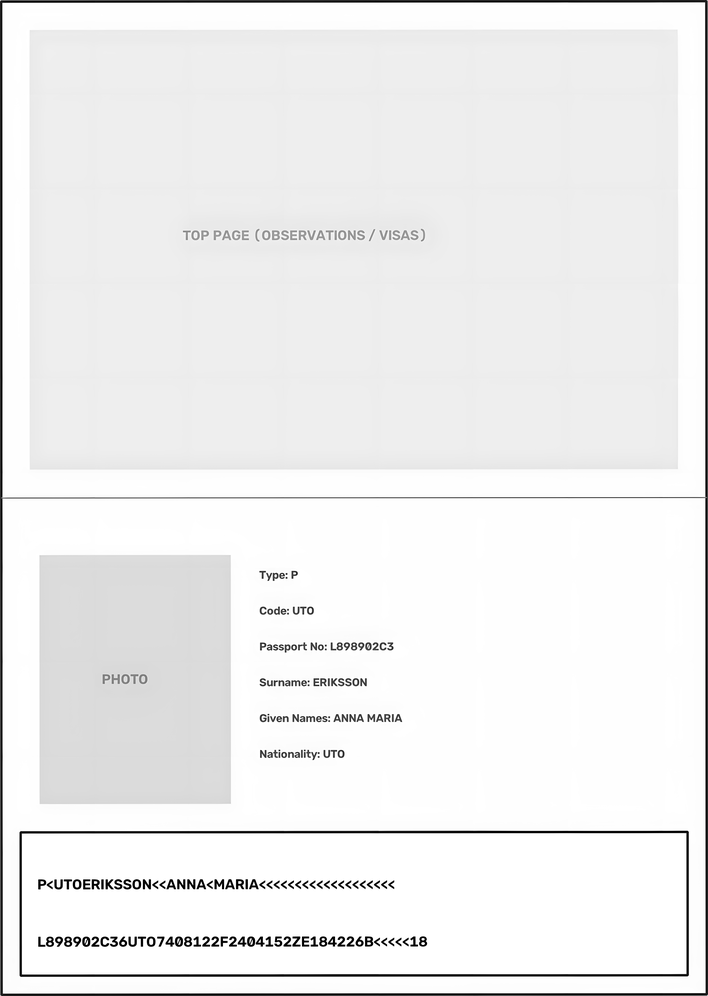
#> input picture image.png, 708 x 996 px, shrunk from 5924 x 8336 before the run, found by its file name
$ python preprocessor.py   (older library calls are emulated)
#> lines starting #> are read from the running program, lines starting #| are printed output that depends on the picture; after the words box and inside, x2 and y2 are one past the last pixel; in counts of white or black regions, pixels touching at a corner belong together
import cv2
import numpy as np
import re

import os

# Aspect ratio definitions (ICAO Doc 9303 Part 7)
VISA_MRVB_RATIO = 105.0 / 74.0   # ≈ 1.4189 (MRV-B / TD2 equivalent)
VISA_MRVA_RATIO = 125.0 / 88.0   # ≈ 1.4205 (MRV-A / TD3 equivalent)

os.environ["TESSDATA_PREFIX"] = "ml_engine/tessdata"

class InvalidVisaImage(Exception):
    pass

class NoContourFound(Exception):
    pass

class InvalidImage(Exception):
    pass

class unknownShape(Exception):
    pass

config_mrz = (
    '--tessdata-dir "ml_engine/tessdata" '
    "-l mrz --oem 1 --psm 6 "
    "-c tessedit_char_whitelist=ABCDEFGHIJKLMNOPQRSTUVWXYZ0123456789< "
    "-c preserve_interword_spaces=0"
)

def order_points(pts):
    """
    Orders 4 points in the exact order: top-left, top-right, bottom-right, bottom-left.
    Expects an array of shape (4, 2).
    """
    rect = np.zeros((4, 2), dtype="float32")

    # Top-left point has the smallest sum, bottom-right has the largest sum
    s = pts.sum(axis=1)
    rect[0] = pts[np.argmin(s)]
    rect[2] = pts[np.argmax(s)]

    # Top-right point has the smallest difference, bottom-left has the largest difference
    diff = np.diff(pts, axis=1)
    rect[1] = pts[np.argmin(diff)]
    rect[3] = pts[np.argmax(diff)]

    return rect

def perspective_transform(image, contour):
    """
    Applies a top-down birds-eye view transformation given a 4-point contour.
    """
    # Reshape the contour to a (4, 2) array of coordinates
    pts = contour.reshape(4, 2)
    rect = order_points(pts)
    (tl, tr, br, bl) = rect

    # Compute the width of the new image
    widthA = np.sqrt(((br[0] - bl[0]) ** 2) + ((br[1] - bl[1]) ** 2))
    widthB = np.sqrt(((tr[0] - tl[0]) ** 2) + ((tr[1] - tl[1]) ** 2))
    maxWidth = max(int(widthA), int(widthB))

    # Compute the height of the new image
    heightA = np.sqrt(((tr[0] - br[0]) ** 2) + ((tr[1] - br[1]) ** 2))
    heightB = np.sqrt(((tl[0] - bl[0]) ** 2) + ((tl[1] - bl[1]) ** 2))
    maxHeight = max(int(heightA), int(heightB))

    # Define the destination points for the top-down view
    dst = np.array([
        [0, 0],
        [maxWidth - 1, 0],
        [maxWidth - 1, maxHeight - 1],
        [0, maxHeight - 1]
    ], dtype="float32")

    # Compute the perspective transform matrix and warp the image
    M = cv2.getPerspectiveTransform(rect, dst)
    return cv2.warpPerspective(image, M, (maxWidth, maxHeight))

def correct_orientation(img) :

    if len(img.shape) < 2:
        raise unknownShape("img array has less than 2 dimensions")

    h , w = img.shape[:2]

    if w > h:
        print("[+] Image is horizontal, rotating it 90 degrees clockwise")
        return correct_orientation(cv2.rotate(img , cv2.ROTATE_90_CLOCKWISE))

    top_strip = img[: int(h*0.20), :]
    bot_strip = img[int(h*0.80) : , :]

    top_energy = np.mean(np.abs(cv2.Sobel(top_strip , cv2.CV_32F , 1 , 0 , ksize=3)))
    bot_energy = np.mean(np.abs(cv2.Sobel(bot_strip , cv2.CV_32F, 1 , 0 , ksize =3)))

    if top_energy > bot_energy:
        print("[+] Image is upside down rotating it one 180 degree ")

        return cv2.rotate(img , cv2.ROTATE_180)

    return img


def detect_document_contour(
    img: np.ndarray,
    target_aspect_ratio: float = 1.475,
    min_area_ratio: float = 0.10
):
    """
    Detects and returns the single best-matching 4-point document contour from an in-memory image.

    Contours are prioritized by bounding area and matched against the target aspect ratio
    (defaulting to ISO/IEC 7810 ID-1 ~ 1.585).

    Returns:
        np.ndarray of shape (4, 2) containing ordered corner points, or None if not found.
    """

    if img is None or not isinstance(img, np.ndarray):
        raise ValueError("Input 'img' must be a valid numpy array.")


    h_img, w_img = img.shape[:2]
    total_area = h_img * w_img
    min_area = total_area * min_area_ratio

    # Handle grayscale or multi-channel arrays
    if len(img.shape) == 2:
        gray = img
    elif img.shape[2] == 4:
        gray = cv2.cvtColor(img, cv2.COLOR_BGRA2GRAY)
    else:
        gray = cv2.cvtColor(img, cv2.COLOR_BGR2GRAY)

    blurred = cv2.GaussianBlur(gray, (5, 5), 0)
    edged = cv2.Canny(blurred, 50, 150)

    kernel = cv2.getStructuringElement(cv2.MORPH_RECT, (3, 3))
    dilated = cv2.dilate(edged, kernel, iterations=1)

    contours, _ = cv2.findContours(dilated, cv2.RETR_EXTERNAL, cv2.CHAIN_APPROX_SIMPLE)

    # Sort contours by area in descending order and filter out minor background noise
    valid_candidates = []
    sorted_contours = sorted(contours, key=cv2.contourArea, reverse=True)

    for c in sorted_contours:
        area = cv2.contourArea(c)
        if area < min_area:
            break  # Subsequent contours will be even smaller

        peri = cv2.arcLength(c, closed=True)
        approx = cv2.approxPolyDP(c, 0.02 * peri, closed=True)

        if len(approx) == 4 and cv2.isContourConvex(approx):
            pts = approx.reshape(4, 2)
            rect = cv2.minAreaRect(pts)
            (_, _), (width, height), _ = rect

            if width == 0 or height == 0:
                continue

            aspect_ratio = max(width,height)/min(height,width)
            ar_diff = abs(aspect_ratio - target_aspect_ratio)
            # Weight score favoring bottom most , high area and low aspect ratio deviation
            valid_candidates.append({
                "contour": pts,
                "center_y" : np.mean(pts[: ,1]),
                "area": area,
                "ar_diff": ar_diff
            })

    if not valid_candidates:
        raise NoContourFound("Did not find a valid countour")

    # Primary sort: lowest aspect ratio deviation; Secondary: highest area
    valid_candidates.sort(key=lambda x: (x["ar_diff"], -x["center_y"],-x["area"]))

    return gray , valid_candidates[0]["contour"]

# [15 lines left out: function preprocess_mrz, not called in this run]


def mrz_roi(img: np.ndarray, r_id: int):
    """Extracts the bottom ~16% of the opened passport document,

    skipping the outer borders to isolate the text lines.
    """
    h_img, w_img = img.shape[:2]

    # For an opened passport (1476x2079), the MRZ zone starts at ~84% height
    # We inset by 60px horizontally and vertically to clear any bounding box borders
    y_start = int(h_img * 0.84)
    y_end = int(h_img * 0.98)
    x_start = int(w_img * 0.04)
    x_end = int(w_img * 0.96)

    return img[y_start:y_end, x_start:x_end]

def photo_roi(img: np.ndarray) -> np.ndarray:
    """Extracts the holder's portrait photo from an opened passport booklet.

    Assumes an upright, perspective-rectified opened passport (H > W).
    """
    h_img, w_img = img.shape[:2]

    # In an opened booklet (top: visa/observations, bottom: biodata):
    # - Vertical span: sits between the booklet midpoint (~54%) and just above the MRZ (~84%)
    # - Horizontal span: anchored on the left margin (~5% to ~38% of width)
    y_start = int(h_img * 0.54)
    y_end = int(h_img * 0.84)
    x_start = int(w_img * 0.05)
    x_end = int(w_img * 0.38)

    return img[y_start:y_end, x_start:x_end]

# [136 lines left out: functions detect_visa_contour, correct_visa_orientation, visa_mrz_roi, visa_photo_roi, extract_visa_rois, not called in this run]


def preprocess_passport(img, r_id : int):

    if img is None:

        raise InvalidImage("Image given is not a valid image")

    grey_img = None

    print("[+] Detecting Contour")
    grey_img , contour =  detect_document_contour(img)
    print("[+] Performing prespective transform")
    img = perspective_transform(image = img , contour = contour)

    roi_image = photo_roi(img=img)

    print("[+] Correcting Orientation")

    grey_img = correct_orientation(grey_img)

    mrz = mrz_roi(grey_img , r_id)

    print("[+] Completed")

    return roi_image , mrz

# [24 lines left out: function preprocess_visa, not called in this run]

if __name__ == "__main__":

    img = cv2.imread("image.png")
#> img is the input picture: shape (996, 708, 3); min 0, max 255, mean 238.7

    final_img , _ = preprocess_passport(img = img, r_id = 0)
#> in detect_document_contour, `edged = cv2.Canny(blurred, 50, 150)`:
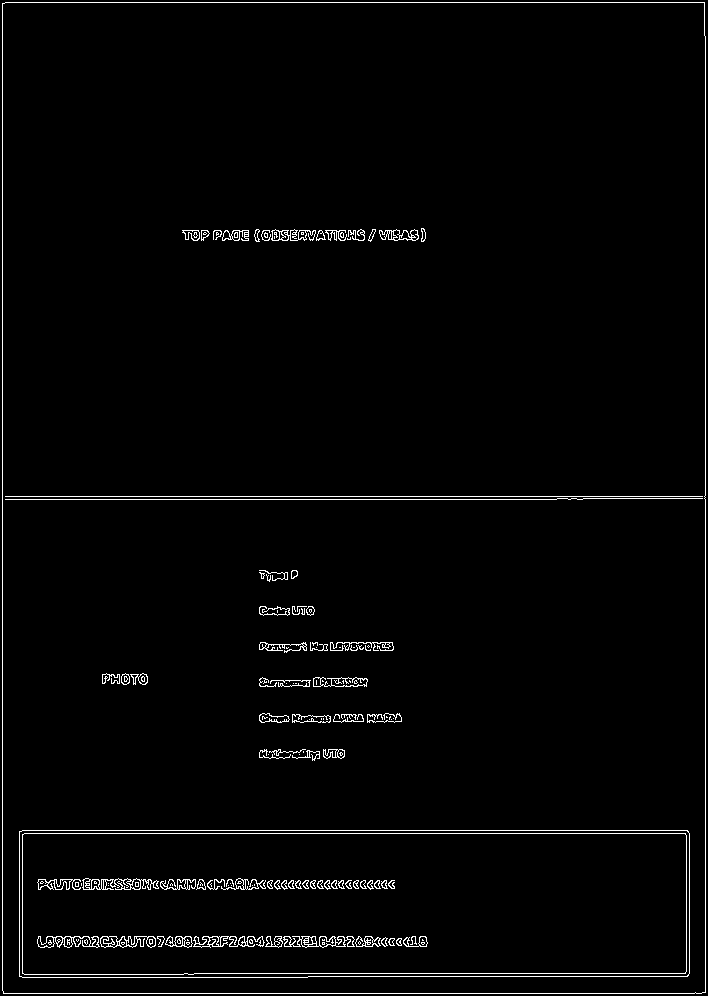
#> edged: shape (996, 708); 2.1% white in thin lines or dots
#> in detect_document_contour, `dilated = cv2.dilate(edged, kernel, iterations=1)`:
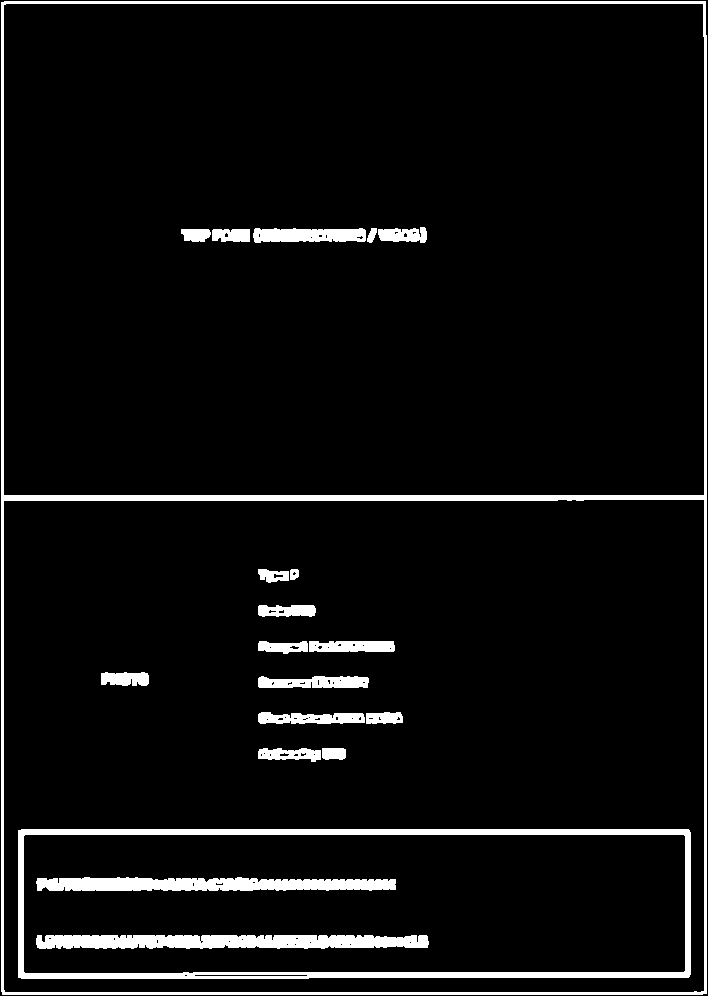
#> dilated: shape (996, 708); 6% white; 20 white regions
#> in detect_document_contour, `contours, _ = cv2.findContours(dilated, cv2.RETR_EXTERNAL, cv2.CHAIN_A..`: contours = 1 contour; box (x1, y1, x2, y2) and area: (1, 1, 707, 995) 700023
#> in detect_document_contour, `sorted_contours = sorted(contours, key=cv2.contourArea, reverse=True)`: sorted_contours has the same summary as contours
#> the loop in detect_document_contour, `for c in sorted_contours:` made 1 pass
#> (area, peri, pts, rect, width, height, aspect_ratio, ar_diff) on pass 1: (700023, 3393.7, [[1, 2], [2, 994], [706, 993], [705, 1]], ((353.5, 497.5), (704, 992.3), -0.0578), 704, 992.3, 1.41, 0.0655)
#> after the loop in detect_document_contour, `for c in sorted_contours:`: valid_candidates = 1 item
#> in preprocess_passport, `grey_img , contour =  detect_document_contour(img)`: contour = [[1, 2], [2, 994], [706, 993], [705, 1]]
#> in order_points, `rect = np.zeros((4, 2), dtype="float32")`: rect = [[0, 0], [0, 0], [0, 0], [0, 0]]
#> in order_points, `s = pts.sum(axis=1)`: s = [3, 996, 1699, 706]
#> in order_points, `diff = np.diff(pts, axis=1)`: diff = [1, 992, 287, -704]
#> in perspective_transform, `rect = order_points(pts)`: rect = [[1, 2], [705, 1], [706, 993], [2, 994]]
#> in perspective_transform, `(tl, tr, br, bl) = rect`: tl = [1, 2]; tr = [705, 1]; br = [706, 993]; bl = [2, 994]
#> in perspective_transform, `widthA = np.sqrt(((br[0] - bl[0]) ** 2) + ((br[1] - bl[1]) ** 2))`: widthA = 704
#> in perspective_transform, `heightA = np.sqrt(((tr[0] - br[0]) ** 2) + ((tr[1] - br[1]) ** 2))`: heightA = 992
#> in perspective_transform, `dst = np.array([ [0, 0], [maxWidth - 1, 0], [maxWidth - 1, maxHeight -..`: dst = [[0, 0], [703, 0], [703, 991], [0, 991]]
#> in perspective_transform, `M = cv2.getPerspectiveTransform(rect, dst)`: M = [[0.999, -0.00101, -0.997], [0.00142, 0.999, -2], [7.03e-20, -4.16e-20, 1]]
#> in perspective_transform, `return cv2.warpPerspective(image, M, (maxWidth, maxHeight))`:
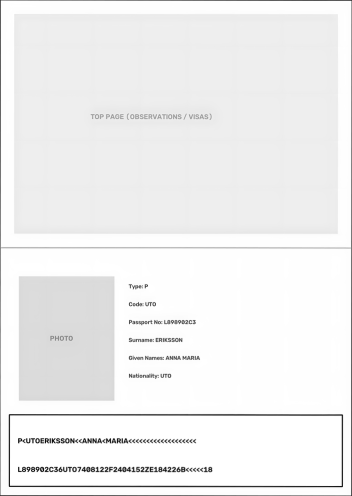
#> returned value: shape (992, 704, 3) (shown at 1/2 size); min 0, max 255, mean 240.1
#> in photo_roi, `return img[y_start:y_end, x_start:x_end]`:
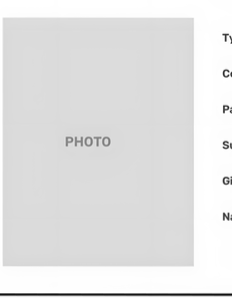
#> returned value: shape (298, 232, 3); min 15, max 255, mean 227
#> in correct_orientation, `top_strip = img[: int(h*0.20), :]`:
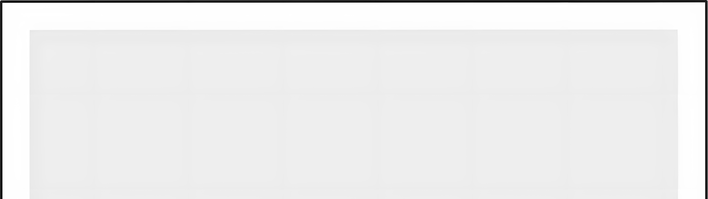
#> top_strip: shape (199, 708); min 0, max 255, mean 236.5
#> in correct_orientation, `bot_strip = img[int(h*0.80) : , :]`:
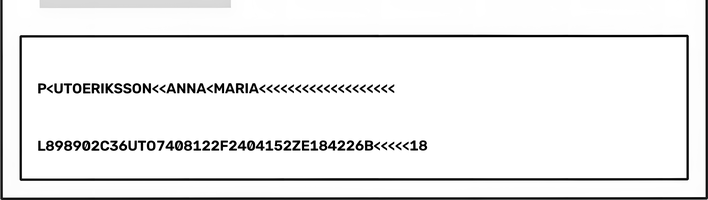
#> bot_strip: shape (200, 708); min 0, max 255, mean 236.9
#> in correct_orientation, `top_energy = np.mean(np.abs(cv2.Sobel(top_strip , cv2.CV_32F , 1 , 0 ,..`: top_energy = 5.89
#> in correct_orientation, `bot_energy = np.mean(np.abs(cv2.Sobel(bot_strip , cv2.CV_32F, 1 , 0 , ..`: bot_energy = 35.99
#> in mrz_roi, `return img[y_start:y_end, x_start:x_end]`:
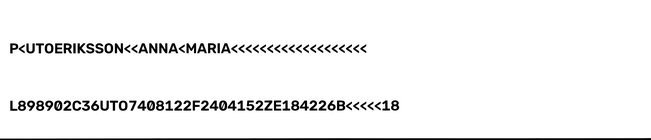
#> returned value: shape (140, 651); min 0, max 255, mean 242.6

    cv2.imwrite("final_img.png" , final_img)

$ run again, with passport.png copied over image.png
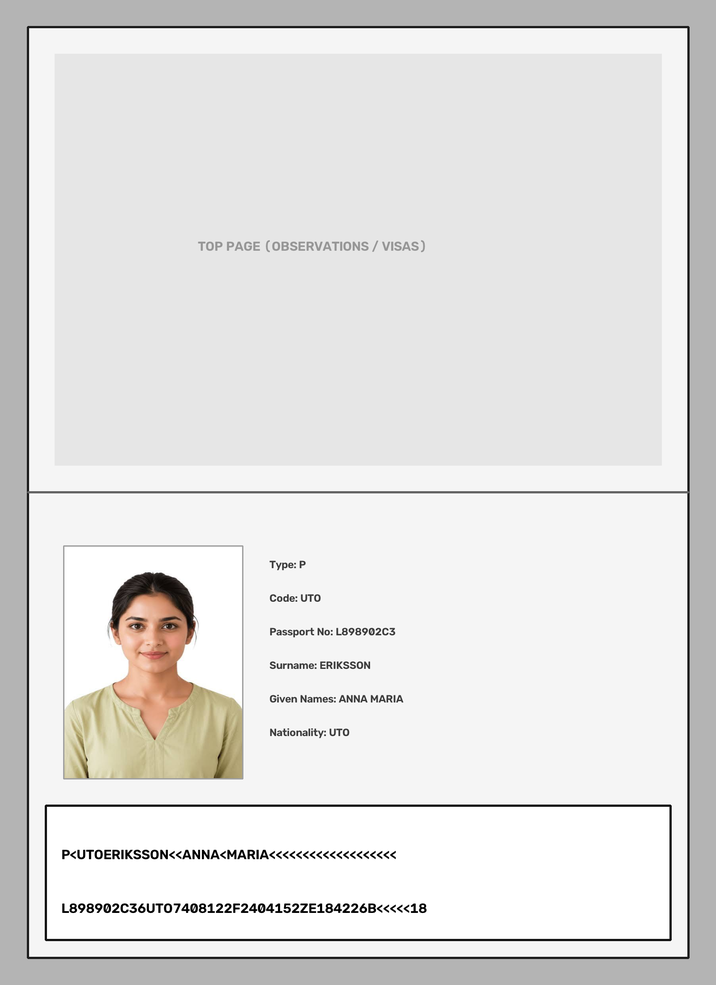
#> input picture passport.png, 716 x 985 px, shrunk from 1600 x 2200 before the run, found by its file name
#> img is the input picture: shape (985, 716, 3); mean B, G, R 223.9, 225, 225.8
#> in detect_document_contour, `edged = cv2.Canny(blurred, 50, 150)`:
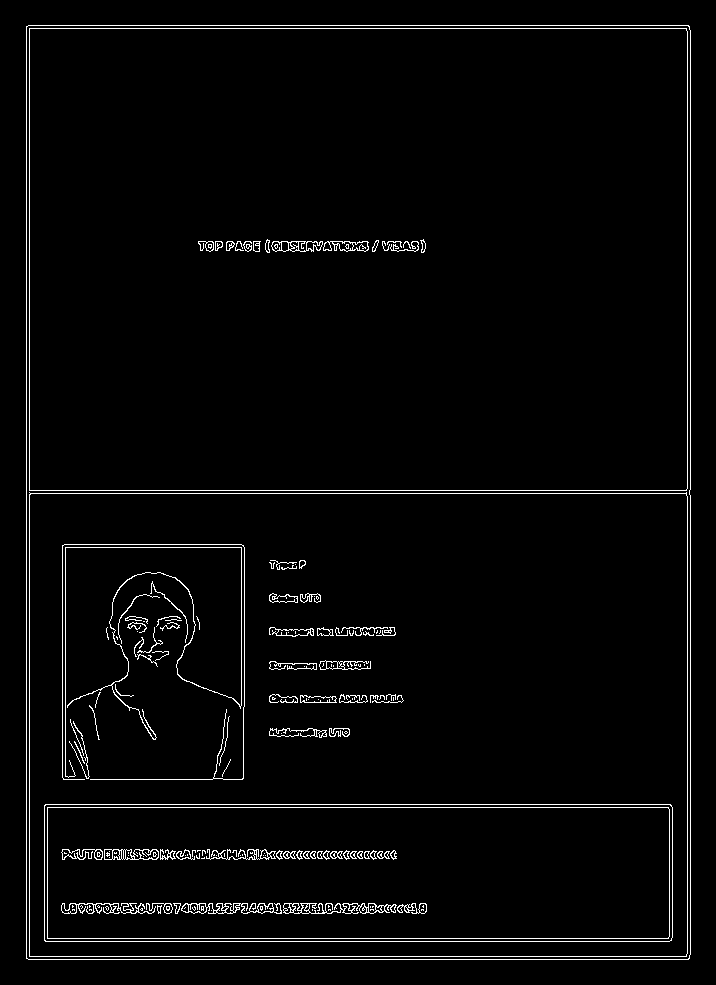
#> edged: shape (985, 716); 2.8% white in thin lines or dots, all inside (x1, y1, x2, y2) = (26, 25, 691, 960)
#> dilated: shape (985, 716); 8.2% white; 17 white regions
#> contours = 1 contour; box (x1, y1, x2, y2) and area: (25, 24, 692, 961) 623360
#> sorted_contours has the same summary as contours
#> the loop in detect_document_contour, `for c in sorted_contours:` made 1 pass
#> (area, peri, pts, rect, width, height, aspect_ratio, ar_diff) on pass 1: (623360, 3201.3, [[25, 25], [25, 959], [689, 960], [690, 25]], ((357.5, 492.5), (935, 665), -90), 935, 665, 1.41, 0.069)
#> after the loop in detect_document_contour, `for c in sorted_contours:`: valid_candidates = 1 item
#> contour = [[25, 25], [25, 959], [689, 960], [690, 25]]
#> in order_points, `rect = np.zeros((4, 2), dtype="float32")`: rect = [[0, 0], [0, 0], [0, 0], [0, 0]]
#> s = [50, 984, 1649, 715]
#> diff = [0, 934, 271, -665]
#> in perspective_transform, `rect = order_points(pts)`: rect = [[25, 25], [690, 25], [689, 960], [25, 959]]
#> tl = [25, 25]; tr = [690, 25]; br = [689, 960]; bl = [25, 959]
#> widthA = 664
#> widthB = 665
#> heightA = 935
#> heightB = 934
#> maxHeight = 935
#> dst = [[0, 0], [664, 0], [664, 934], [0, 934]]
#> M = [[1, 3.41e-18, -24.99], [1.03e-17, 0.998, -24.96], [1.61e-06, -1.61e-06, 1]]
#> top_energy = 7.29
#> bot_energy = 34.82
#> in mrz_roi, `return img[y_start:y_end, x_start:x_end]`:
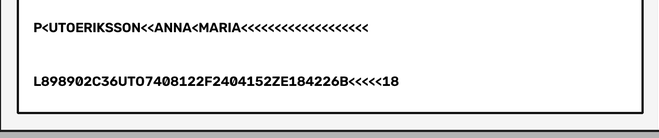
#> returned value: shape (138, 659); min 0, max 255, mean 232.9
